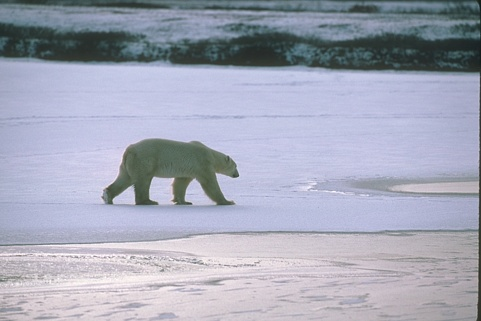
%> input picture data/BSDS500/100007.jpg, 481 x 321 px
$ octave --eval "result = splitAndMerge(imread('../../data/BSDS500/100007.jpg'));"   (GNU Octave 9; MATLAB toolbox functions it lacks are replaced by stand-ins)
%> lines starting %> are read from the running program, lines starting %| are printed output that depends on the picture
### src/utils/getFieldOrDefault.m
function val = getFieldOrDefault(s, fieldName, defaultVal)
% ambil field dari struct parameter, kalau tidak ada / kosong pakai default.
% tujuan field opsional di params tidak wajib diisi user/GUI.
%
% INPUT:
%   s          - struct parameter (boleh struct kosong)
%   fieldName  - nama field yang dicari
%   defaultVal - nilai yang dipakai kalau field tidak ada / []
%
% OUTPUT:
%   val - nilai field atau defaultVal

if isstruct(s) && isfield(s, fieldName) && ~isempty(s.(fieldName))
    val = s.(fieldName);
else
    val = defaultVal;
end
end

### src/split_merge/isHomogeneous.m
function flag = isHomogeneous(patch, th, predType)
% Mengevaluasi apakah suatu blok citra bersifat homogen atau tidak
%
% INPUT :
%   patch           - submatrix citra grayscale (double 0..1)
%   th              - ambang batas homogenitas (skala 0..1)
%   predType   - 'std' (standar deviasi) atau range (max - min)
%
% OUTPUT :
%   flag            - bernilai true jika region homogine false jika perlu
%   displit

    if numel(patch) <= 1
        flag = true;
        return;
    end

    switch lower(predType)
        case 'std'
            val = std(patch(:));
        case 'range'
            val = max(patch(:)) - min(patch(:));
        otherwise
            error('Error predType');
    end

    flag = (val <= th);
end

### src/split_merge/splitAndMerge.m
function [mergeLabel, splitLabel, info] = splitAndMerge(I, params)
% Segmentasi citra klasik dengan algoritma Split and Merge.
%
% INPUT:
%   I      - citra masukan (RGB / grayscale)
%   params - (opsional) struct parameter:
%            .Threshold      - threshold homogenitas T untuk split & merge (default 0.08)
%            .SplitThreshold - (opsional) override T khusus fase split
%            .MergeThreshold - (opsional) override T khusus fase merge
%            .MinBlockSize   - ukuran blok minimum Quadtree (piksel)      (default 4)
%            .Predicate      - 'range' (sesuai Slide 6) atau 'std'         (default 'std')
%            .Normalize      - true: konversi ke double 0..1               (default true)
%
% OUTPUT:
%   mergeLabel - matriks label integer hasil akhir segmentasi (after merge)
%   splitLabel - matriks label integer hasil fase pembelahan (after split)
%   info       - struct berisi visualisasi RGB & metrik statistik

    if nargin < 2
        params = struct();
    end

    baseThresh  = getFieldOrDefault(params, 'Threshold', 0.08);
    splitThresh = getFieldOrDefault(params, 'SplitThreshold', baseThresh);
    mergeThresh = getFieldOrDefault(params, 'MergeThreshold', baseThresh);
    minSize     = getFieldOrDefault(params, 'MinBlockSize', 4);
    predType    = getFieldOrDefault(params, 'Predicate', 'std');
    doNorm      = getFieldOrDefault(params, 'Normalize', true);

    if size(I, 3) == 3
        I_gray = rgb2gray(I);
    else
        I_gray = I;
    end

    if doNorm
        G = im2double(I_gray);
    else
        G = double(I_gray);
    end

    tStart = tic;

    % Langkah 1 & 2 (Slide 4): Bagi citra menjadi kuadran disjoint hingga Q(Ri) = TRUE
    [splitLabel, numSplit] = quadtreeSplit(G, splitThresh, minSize, predType);

    % Langkah 3 & 4 (Slide 4): Gabung region bertetangga hingga Q(Ri U Rj) = FALSE
    [mergeLabel, numMerge] = mergeRegions(G, splitLabel, mergeThresh, predType);

    elapsed = toc(tStart);

    info.numSplitRegions = numSplit;
    info.numMergeRegions = numMerge;
    info.executionTime   = elapsed;
    info.params          = struct('SplitThreshold', splitThresh, ...
                                  'MergeThreshold', mergeThresh, ...
                                  'MinBlockSize', minSize, ...
                                  'Predicate', predType);

    % Visualisasi warna tanpa ketergantungan Image Processing Toolbox
    info.splitRGB      = labelsToRGB(splitLabel, numSplit);
    info.mergeRGB      = labelsToRGB(mergeLabel, numMerge);
    info.reconstructed = reconstructImage(im2double(I), mergeLabel, numMerge);
end

function rgb = labelsToRGB(labelMap, numRegions)
    % Memetakan setiap label region ke warna kontras menggunakan golden-ratio hue
    if numRegions <= 0
        rgb = zeros([size(labelMap), 3], 'uint8');
        return;
    end

    idxList = (0:numRegions - 1)';
    hues = mod(idxList * 0.618033988749895, 1);
    sats = 0.75 + 0.25 * mod(idxList, 2);
    vals = 0.85 + 0.15 * mod(floor(idxList / 2), 2);
    cmap = uint8(round(hsv2rgb([hues, sats, vals]) * 255));

    [H, W] = size(labelMap);
    rgb = reshape(cmap(labelMap(:), :), H, W, 3);
end

function out = reconstructImage(I_dbl, labelMap, numRegions)
    [H, W, C] = size(I_dbl);
    out = zeros(H, W, C);
    idx = labelMap(:);
    for c = 1:C
        channel = I_dbl(:, :, c);
        meanPerRegion = accumarray(idx, channel(:), [numRegions, 1], @mean);
        out(:, :, c) = reshape(meanPerRegion(idx), H, W);
    end
end
%> in splitAndMerge, `I_gray = rgb2gray(I);`:
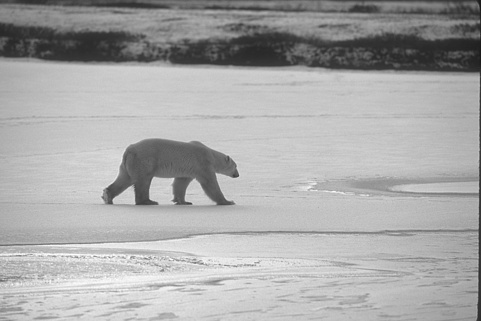
%> I_gray: size 321x481 uint8; min 26, max 254, mean 168.4
%> in splitAndMerge, `[splitLabel, numSplit] = quadtreeSplit(G, splitThresh, minSize, predTy..`:
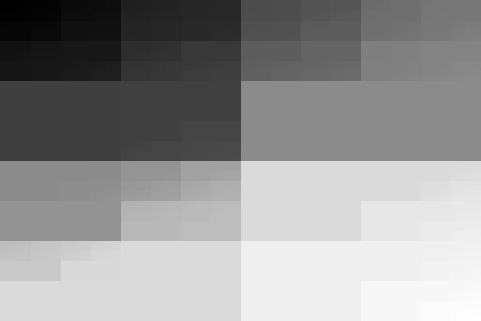
%> splitLabel: size 321x481 uint32; min 1, max 1576, mean 912.2; drawn with min black and max white
%> in splitAndMerge, `[splitLabel, numSplit] = quadtreeSplit(G, splitThresh, minSize, predTy..`: numSplit = 1576
%> in splitAndMerge, `[mergeLabel, numMerge] = mergeRegions(G, splitLabel, mergeThresh, pred..`:
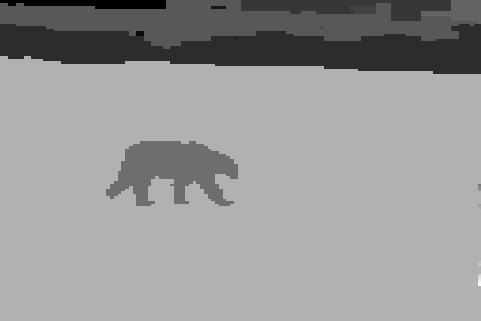
%> mergeLabel: size 321x481 double; min 1, max 24, mean 14.7; drawn with min black and max white
%> in splitAndMerge, `[mergeLabel, numMerge] = mergeRegions(G, splitLabel, mergeThresh, pred..`: numMerge = 24
%> in splitAndMerge, `info.numSplitRegions = numSplit;`: info.numSplitRegions = 1576
%> in splitAndMerge, `info.numMergeRegions = numMerge;`: info.numMergeRegions = 24
%> in labelsToRGB, `idxList = (0:numRegions - 1)';`: idxList = 1576 values from 0 to 1575
%> in labelsToRGB, `hues = mod(idxList * 0.618033988749895, 1);`: hues = 1576 values, max 1 at index 988, min 0 at index 1, mean 0.5
%> in labelsToRGB, `sats = 0.75 + 0.25 * mod(idxList, 2);`: sats = 1576 values, max 1 at index 2, min 0.75 at index 1, mean 0.875
%> in labelsToRGB, `vals = 0.85 + 0.15 * mod(floor(idxList / 2), 2);`: vals = 1576 values, max 1 at index 3, min 0.85 at index 1, mean 0.925
%> in labelsToRGB, `cmap = uint8(round(hsv2rgb([hues, sats, vals]) * 255));`: cmap = 1576 rows, first 12: [217 54 54; 0 63 217; 175 255 64; 255 0 223; 54 217 190; 217 117 0; 111 64 255; 11 255 0; 217 54 109; 0 136 217; 239 255 64; 202 0 255]
%> in labelsToRGB, `rgb = reshape(cmap(labelMap(:), :), H, W, 3);`:
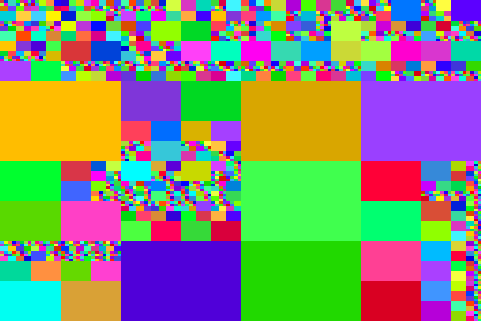
%> rgb: size 321x481x3 uint8; mean R, G, B 131.5, 141.8, 114.8
%> call 2 of labelsToRGB, with numRegions = 24
%> in labelsToRGB (call 2), `idxList = (0:numRegions - 1)';`: idxList = 24 values from 0 to 23
%> in labelsToRGB (call 2), `hues = mod(idxList * 0.618033988749895, 1);`: hues = 24 values, max 0.979 at index 22, min 0 at index 1, mean 0.482
%> in labelsToRGB (call 2), `sats = 0.75 + 0.25 * mod(idxList, 2);`: sats = 24 values, max 1 at index 2, min 0.75 at index 1, mean 0.875
%> in labelsToRGB (call 2), `vals = 0.85 + 0.15 * mod(floor(idxList / 2), 2);`: vals = 24 values, max 1 at index 3, min 0.85 at index 1, mean 0.925
%> in labelsToRGB (call 2), `cmap = uint8(round(hsv2rgb([hues, sats, vals]) * 255));`: cmap = 24 rows, first 12: [217 54 54; 0 63 217; 175 255 64; 255 0 223; 54 217 190; 217 117 0; 111 64 255; 11 255 0; 217 54 109; 0 136 217; 239 255 64; 202 0 255]
%> in labelsToRGB (call 2), `rgb = reshape(cmap(labelMap(:), :), H, W, 3);`:
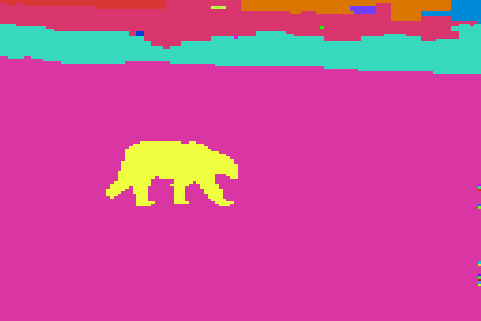
%> rgb: size 321x481x3 uint8; mean R, G, B 200.5, 78.3, 154.9
%> the loop in reconstructImage, `for c = 1:C` made 3 passes
%> pass 3, in reconstructImage, `channel = I_dbl(:, :, c);`:
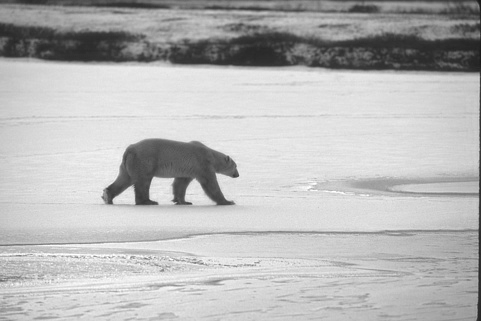
%> channel: size 321x481 double; min 0.0941, max 1, mean 0.72
%> after the loop in reconstructImage, `for c = 1:C`:
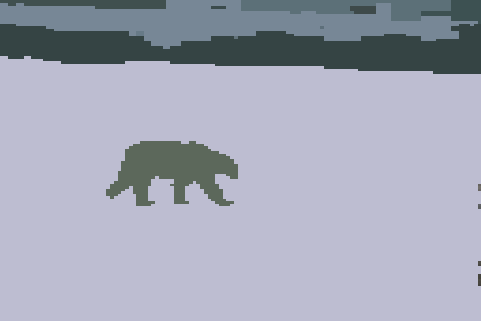
%> out: size 321x481x3 double; mean R, G, B 0.644, 0.657, 0.72

$ run again, on data/BSDS500/101027.jpg
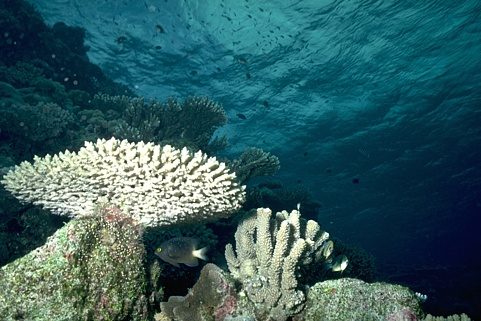
%> input picture data/BSDS500/101027.jpg, 481 x 321 px
%> numSplit = 5317
%> numMerge = 3685
%> info.numSplitRegions = 5317
%> info.numMergeRegions = 3685
%> idxList = 5317 values from 0 to 5316
%> hues = 5317 values, max 1 at index 2585, min 0 at index 1, mean 0.5
%> sats = 5317 values, max 1 at index 2, min 0.75 at index 1, mean 0.875
%> vals = 5317 values, max 1 at index 3, min 0.85 at index 1, mean 0.925
%> in labelsToRGB, `rgb = reshape(cmap(labelMap(:), :), H, W, 3);`:
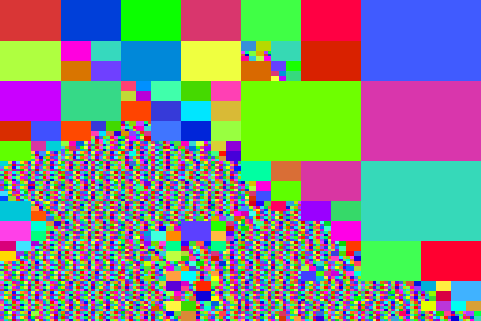
%> rgb: size 321x481x3 uint8; mean R, G, B 130.1, 136.8, 131.7
%> after the loop in reconstructImage, `for c = 1:C`:
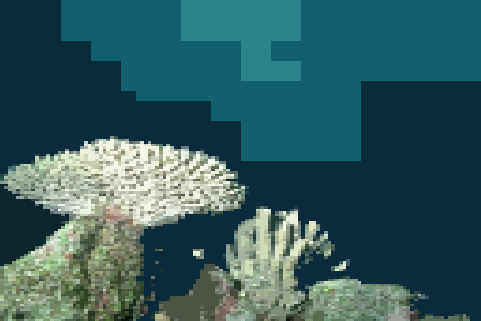
%> out: size 321x481x3 double; mean R, G, B 0.199, 0.362, 0.377

$ run again, on data/BSDS500/104010.jpg
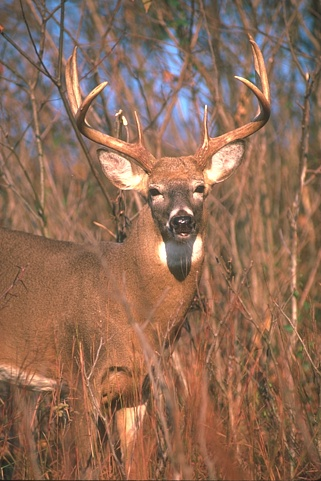
%> input picture data/BSDS500/104010.jpg, 321 x 481 px
%> numSplit = 2152
%> numMerge = 544
%> info.numSplitRegions = 2152
%> info.numMergeRegions = 544
%> idxList = 2152 values from 0 to 2151
%> hues = 2152 values, max 1 at index 988, min 0 at index 1, mean 0.5
%> sats = 2152 values, max 1 at index 2, min 0.75 at index 1, mean 0.875
%> vals = 2152 values, max 1 at index 3, min 0.85 at index 1, mean 0.925
%> cmap = 2152 rows, first 12: [217 54 54; 0 63 217; 175 255 64; 255 0 223; 54 217 190; 217 117 0; 111 64 255; 11 255 0; 217 54 109; 0 136 217; 239 255 64; 202 0 255]
%> in labelsToRGB, `rgb = reshape(cmap(labelMap(:), :), H, W, 3);`:
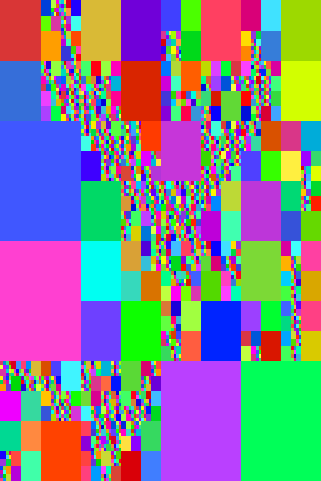
%> rgb: size 481x321x3 uint8; mean R, G, B 132.3, 129, 142.9
%> cmap = 544 rows, first 12: [217 54 54; 0 63 217; 175 255 64; 255 0 223; 54 217 190; 217 117 0; 111 64 255; 11 255 0; 217 54 109; 0 136 217; 239 255 64; 202 0 255]
%> after the loop in reconstructImage, `for c = 1:C`:
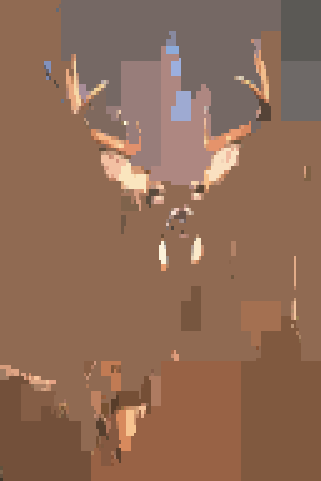
%> out: size 481x321x3 double; mean R, G, B 0.561, 0.423, 0.342

$ run again, on data/BSDS500/118072.jpg
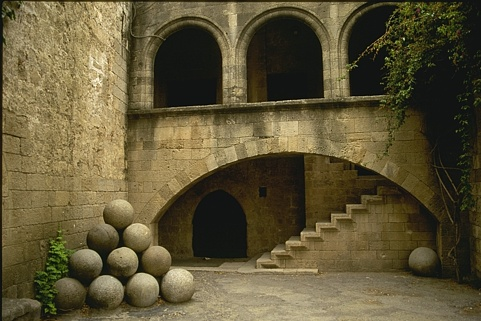
%> input picture data/BSDS500/118072.jpg, 481 x 321 px
%> numSplit = 4387
%> numMerge = 1080
%> info.numSplitRegions = 4387
%> info.numMergeRegions = 1080
%> idxList = 4387 values from 0 to 4386
%> hues = 4387 values, max 1 at index 2585, min 0 at index 1, mean 0.5
%> sats = 4387 values, max 1 at index 2, min 0.75 at index 1, mean 0.875
%> vals = 4387 values, max 1 at index 3, min 0.85 at index 1, mean 0.925
%> cmap = 1080 rows, first 12: [217 54 54; 0 63 217; 175 255 64; 255 0 223; 54 217 190; 217 117 0; 111 64 255; 11 255 0; 217 54 109; 0 136 217; 239 255 64; 202 0 255]
%> after the loop in reconstructImage, `for c = 1:C`:
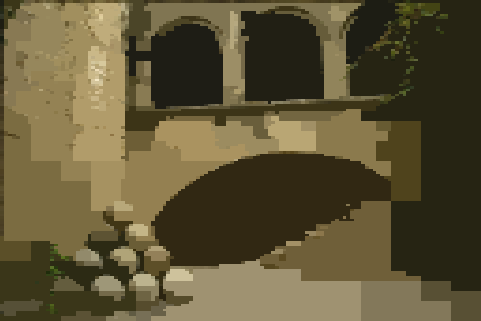
%> out: size 321x481x3 double; mean R, G, B 0.374, 0.335, 0.214
